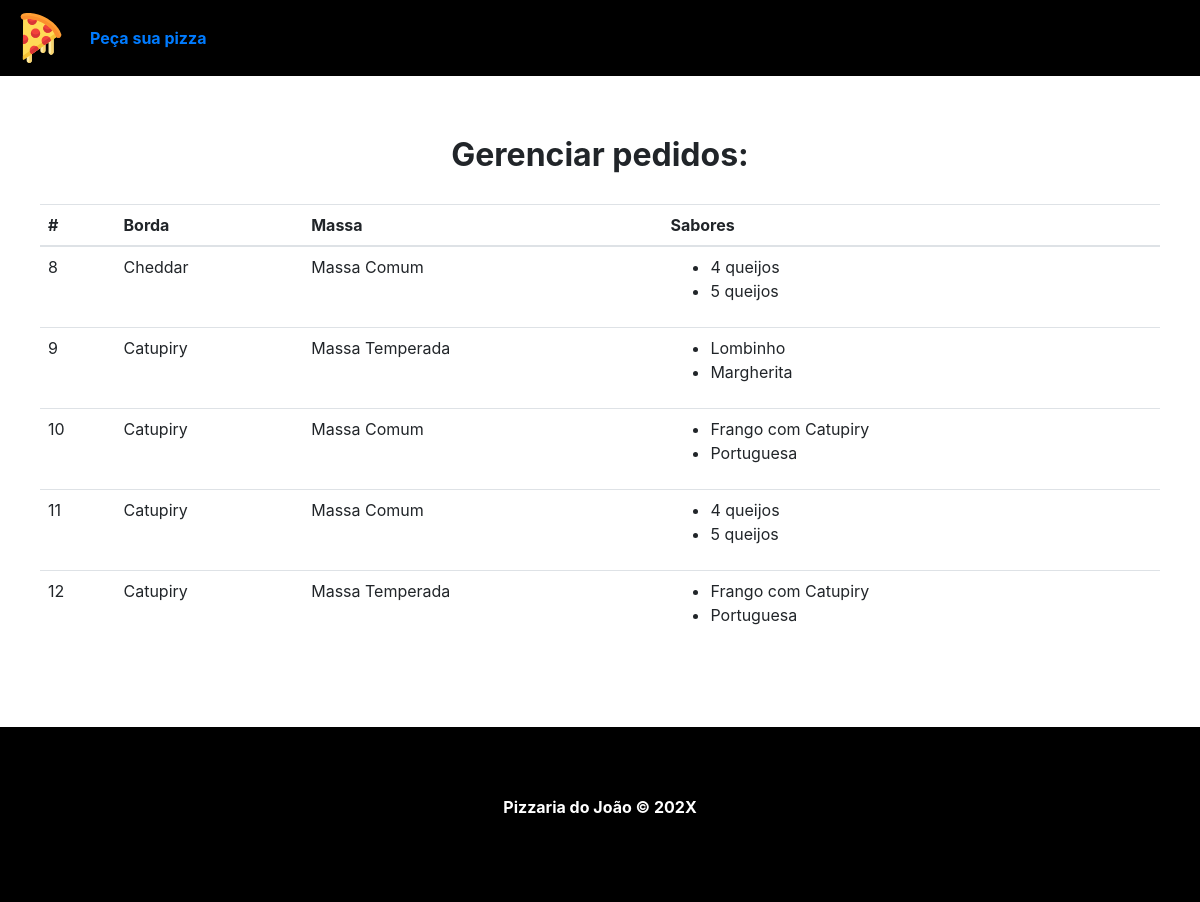
Page /dashboard.php on the committed database.
### tables this page shows
CREATE TABLE `bordas` (
  `id` int(11) NOT NULL AUTO_INCREMENT,
  `tipo` varchar(100) DEFAULT NULL,
  PRIMARY KEY (`id`)
);

### process/orders.php (called while the page is built, shortened)
<?php
    include_once("conn.php");
    $method = $_SERVER["REQUEST_METHOD"];
    if($method === "GET") {
        $pedidosQuery = $conn->query("SELECT * FROM pedidos;");
        $pedidos = $pedidosQuery->fetchAll();
        $pizzas = [];
        foreach($pedidos as $pedido) {
            $pizza = [];
            $pizza["id"] = $pedido["pizza_id"];
            $pizzaQuery = $conn->prepare("SELECT * FROM pizzas WHERE id = :pizza_id");
            $pizzaQuery->bindParam(":pizza_id", $pizza["id"]);
            $pizzaQuery->execute();
            $pizzaData = $pizzaQuery->fetch(PDO::FETCH_ASSOC);
            $bordaQuery = $conn->prepare("SELECT * FROM bordas WHERE id = :borda_id");
            $bordaQuery->bindParam(":borda_id", $pizzaData["borda_id"]);
            $bordaQuery->execute();
        }
    } else if($method === "POST") {
        $type = $_POST["type"];
        if($type === "delete") {
            $pizzaId = $_POST["id"];
            $deleteQuery = $conn->prepare("DELETE FROM pedidos WHERE pizza_id = :pizza_id;");
            $deleteQuery->bindParam(":pizza_id", $pizzaId, PDO::PARAM_INT);
            $deleteQuery->execute();
            $_SESSION["msg"] = "Pedido removido com sucesso!";
            $_SESSION["status"] = "success";
        } else if($type === "update") {
            $pizzaId = $_POST["id"];
            $statusId = $_POST["status"];
            $updateQuery = $conn->prepare("UPDATE pedidos SET status_id = :status_id WHERE pizza_id = :pizza_id");
            $updateQuery->bindParam(":pizza_id", $pizzaId, PDO::PARAM_INT);
            $updateQuery->bindParam(":status_id", $statusId, PDO::PARAM_INT);
            $updateQuery->execute();
            $_SESSION["msg"] = "Pedido atualizado com sucesso!";
            $_SESSION["status"] = "success";
        }
        header("Location: ../dashboard.php");
    }
?>

### dashboard.php (the view, shortened to what this page needs)
<?php
    include_once("templates/header.php");
    include_once("process/orders.php");
?>
    <div id="main-container">
        <div class="container">
            <div class="row">
                <div class="col-md-12">
                    <h2>Gerenciar pedidos:</h2>
                </div>
                <div class="col-md-12 table-container">
                    <table class="table">
                        <thead>
                            <tr>
                            <th scope="col"><span>Pedido</span> #</th>
                                <th scope="col">Borda</th>
                                <th scope="col">Massa</th>
                                <th scope="col">Sabores</th>
                            </tr>
                        </thead>
                        <tbody>
                            <?php foreach($pizzas as $pizza): ?>
                                <tr>
                                    <td><?= $pizza["id"]?></td>
                                    <td><?= $pizza["borda"]?></td>
                                    <td><?= $pizza["massa"]?></td>
                                    <td>
                                        <ul>
                                        <?php foreach($pizza["sabores"] as $sabor): ?>
                                            <li><?= $sabor ;?></li>
                                        <?php endforeach; ?>
                                        </ul>
                                    </td>
                                </tr>
                            <?php endforeach; ?>
                        </tbody>
                    </table>
                </div>
            </div>
        </div>
    </div>
<?php
    include_once("templates/footer.php");
?>

### templates/header.php (shortened to what this page needs)
<!DOCTYPE html>
<html lang="en">
<head>
    <link rel="stylesheet" href="https://cdn.jsdelivr.net/npm/bootstrap@4.0.0/dist/css/bootstrap.min.css">
    <link rel="stylesheet" href="https://cdnjs.cloudflare.com/ajax/libs/font-awesome/6.4.2/css/all.min.css" />
    <link rel="stylesheet" href="css/styles.css">
</head>
<body>
    <header>
        <nav class="navbar navbar-expand-lg">
            <a href="index.php" class="navbar-brand">
                <img src="img/pizza.svg" alt="Pizzaria do João" id="brand-logo">
            </a>
            <div class="collapse navbar-collapse" id=navbarNav>
                <ul class="navbar-nav">
                    <li class="nav-item active">
                        <a href="index.php" class="nav-link">Peça sua pizza</a>
                    </li>
                </ul>
            </div>
        </nav>
    </header>

### templates/footer.php (shortened to what this page needs)
    <footer>
        <p>Pizzaria do João &copy; 202X</p>
    </footer>
</body>
</html>

### css/styles.css (style rules this page uses)
html, body { height: 100%; }
#brand-logo { width: 50px; }
.navbar.navbar-expand-lg { background-color: #000; font-weight: bold; }
.navbar.navbar-expand-lg { color: #fff; }
#main-container { margin-bottom: 100px; padding: 50px 0; text-align: center; min-height: 50%; }
#main-container h2 { margin-bottom: 30px; font-weight: bold; }
.row { margin: 0; }
.table { text-align: left; }
footer { position: relative; width: 100%; height: 175px; background-color: #000; color: #fff; display:flex; align-items: center; justify-content: center; font-weight: bold; }
@media (max-width: 1200px) { #main-container { margin-bottom: 0; } }
@media (max-width: 1200px) { #main-container .container { padding: 10px; } }
@media (max-width: 1200px) { .table-container { padding: 0; } }
@media (max-width: 1200px) { .table td, .table th { padding:.5rem; } }

### rows in the picture
bordas: id "12", tipo "Catupiry", massa "Massa Temperada", sabor "Frango com Catupiry", sabor "Portuguesa"

### other values in the picture
$pizza["id"] "8"
$pizza["borda"] "Cheddar"
$pizza["massa"] "Massa Comum"
$sabor "4 queijos"
$sabor "5 queijos"
$pizza["id"] "9"
$pizza["borda"] "Catupiry"
$pizza["massa"] "Massa Temperada"
$sabor "Lombinho"
$sabor "Margherita"
$pizza["id"] "10"
$sabor "Frango com Catupiry"
$sabor "Portuguesa"
$pizza["id"] "11"
